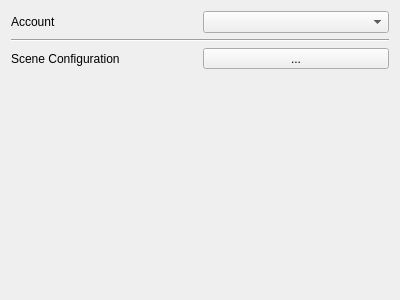
<?xml version="1.0" encoding="UTF-8"?>
<ui version="4.0">
 <class>Form</class>
 <widget class="QWidget" name="Form">
  <property name="geometry">
   <rect>
    <x>0</x>
    <y>0</y>
    <width>400</width>
    <height>300</height>
   </rect>
  </property>
  <property name="windowTitle">
   <string>Form</string>
  </property>
  <layout class="QGridLayout" name="gridLayout">
   <item row="0" column="1">
    <widget class="QComboBox" name="account_combo"/>
   </item>
   <item row="1" column="0" colspan="2">
    <widget class="Line" name="line">
     <property name="orientation">
      <enum>Qt::Horizontal</enum>
     </property>
    </widget>
   </item>
   <item row="2" column="0">
    <widget class="QLabel" name="label_2">
     <property name="text">
      <string>Scene Configuration</string>
     </property>
    </widget>
   </item>
   <item row="2" column="1">
    <widget class="FileSelectionButton" name="fileselector">
     <property name="sizePolicy">
      <sizepolicy hsizetype="Preferred" vsizetype="Fixed">
       <horstretch>0</horstretch>
       <verstretch>0</verstretch>
      </sizepolicy>
     </property>
     <property name="text">
      <string>...</string>
     </property>
    </widget>
   </item>
   <item row="0" column="0">
    <widget class="QLabel" name="label">
     <property name="text">
      <string>Account</string>
     </property>
    </widget>
   </item>
   <item row="3" column="0">
    <spacer name="verticalSpacer">
     <property name="orientation">
      <enum>Qt::Vertical</enum>
     </property>
     <property name="sizeHint" stdset="0">
      <size>
       <width>20</width>
       <height>40</height>
      </size>
     </property>
    </spacer>
   </item>
  </layout>
 </widget>
 <customwidgets>
  <customwidget>
   <class>FileSelectionButton</class>
   <extends>QToolButton</extends>
   <header>virtualstudio.configurator.ui.widgets.general.file_selection_button</header>
  </customwidget>
 </customwidgets>
 <resources/>
 <connections/>
</ui>
